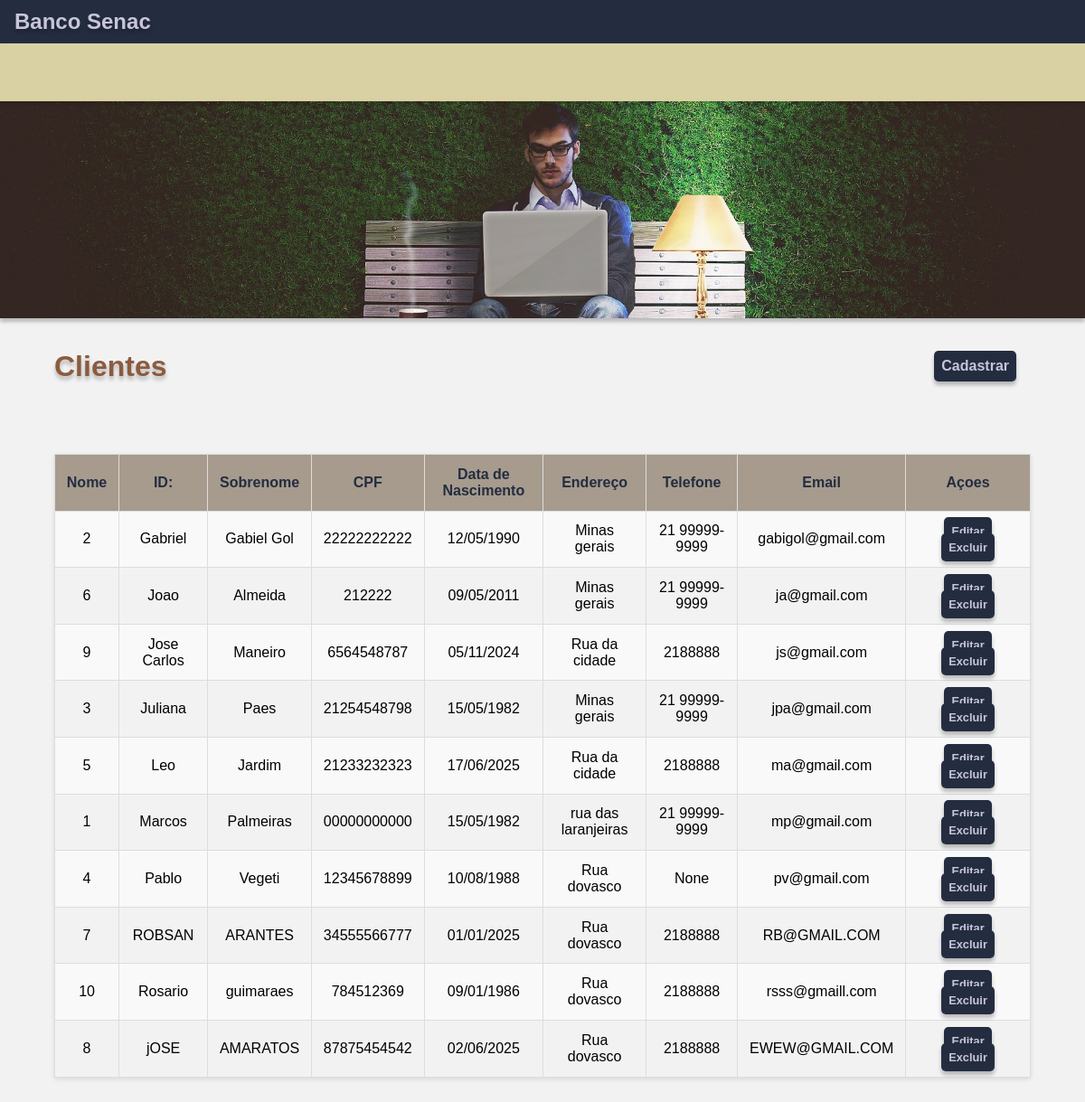
The page /cliente_tabela/ on the database its author committed.
### clientes/models.py (models this page shows, shortened)
class Cliente(models.Model):
    nome = models.CharField(max_length=100) # Nome do cliente, string de até 100 caracteres
    sobrenome = models.CharField(max_length=100) # Sobrenome do cliente, string de até 100 caracteres
    cpf = models.CharField(max_length=11, unique=True) # CPF do cliente, string de 11 caracteres, deve ser único
    data_nascimento = models.DateField() # Data de nascimento do cliente
    endereco = models.CharField(max_length=200) # Endereço completo do cliente, string de até 200 caracteres
    telefone = models.CharField(max_length=20, blank=True, null=True) # Telefone do cliente, opcional (blank=True, null=True)
    email = models.EmailField(unique=True) # Email do cliente, deve ser único e formatado como email
    data_cadastro = models.DateTimeField(auto_now_add=True) # Data e hora do cadastro, preenchido automaticamente na criação
    class Meta:
        verbose_name = "Cliente" # Nome singular amigável para o modelo no painel administrativo
        verbose_name_plural = "Clientes" # Nome plural amigável para o modelo no painel administrativo
        ordering = ['nome', 'sobrenome'] # Define a ordem padrão dos registros ao consultá-los

### clientes/views.py (the view)
# urls.py: path('cliente_tabela/', Listagem.as_view(), name="lista_cliente"),
class Listagem(ListView):
    model = Cliente #Conecta ao modelo de banco de dados, E Retorna uma lista chamamda cliente_list
    template_name = 'clientes/list_cliente.html'#Conecta ao arquivo html do templates

### clientes/templates/clientes/list_cliente.html
{% extends 'base.html' %}
{% block content %}
    <section>
        <div class="titulo"><h2>Clientes</h2></div>
        <div ><a href="{% url 'cliente_create'%}" class="botao">Cadastrar</a></div>
    </section>
    <section>
        <table>
            <tr>
            <th>Nome</th>
                <th>ID:</th>
                <th>Sobrenome</th>
                <th>CPF</th>
                <th>Data de Nascimento</th>
                <th>Endereço</th>
                <th>Telefone</th>
                <th>Email</th>
                <th>Açoes</th>
            </tr>
            {% for cliente in cliente_list %}
            <tr>
                <td>{{cliente.id}}</td>
                <td>{{cliente.nome}}</td>
                <td>{{cliente.sobrenome}}</td>
                <td>{{cliente.cpf}}</td>
                <td>{{cliente.data_nascimento | date:"d/m/Y"}}</td>
                <td>{{cliente.endereco}}</td>
                <td>{{cliente.telefone}}</td>
                <td>{{cliente.email}}</td>
            <td>
                <a href="{% url 'cliente_update' cliente.id %}">Editar</a>
                <a href="">Excluir</a>
            </td>
            </tr>
            {% endfor  %}
        </table>
    </section>
{% endblock %}

### clientes/templates/base.html (shortened to what this page needs)
{% load static %}
<!DOCTYPE html>
<html lang="pt-br">
<head>
    <link rel="stylesheet" href="{% static 'css/cliente.css' %}">
</head>
<body>
    <header>
       {% include 'componentes/header.html' %}
    </header>
    <main>
       {% block content %} {% endblock %}
    </main>
</body>
</html>

### clientes/templates/componentes/header.html
{% load static %}
<section class='bar_um'>
    <h1><a href="{% url 'home_banco' %}">Banco Senac</a></h1>
</section>
<section class='bar_dois'></section>
<section>
    <img class="banner" src="{% static 'img/banner01.jpg' %}" alt="">
</section>

### clientes/static/css/cliente.css (style rules this page uses)
* { border: 0; padding: 0; margin: 0; font-family: 'ADLaM Display', Arial, sans-serif; }
body { background-color: #F2F2F2; }
.bar_um { width: 100vw; height: 6vh; background-color: #242D40; display: flex; justify-content: left; align-items: center; }
.bar_um h1 a { text-decoration: none; text-shadow: 0px 4px 4px rgba(0, 0, 0, 0.25); color: #C8C5D9; font-family: "Arial", sans-serif; font-weight: bold; font-size: 1.5rem; margin-left: 1rem; text-decoration: none; }
.banner { width: 100vw; height: 30vh; opacity: 92%; box-shadow: 0px 4px 4px rgba(0, 0, 0, 0.25) }
.bar_dois { width: 100vw; height: 8vh; background-color: #D9D0A3; display: flex; justify-content: center; align-items: center; box-shadow: 0px 4px 4px rgba(0, 0, 0, 0.25); }
main { display: flex; justify-content: center; align-items: center; flex-direction: column; width: 100vw; height: auto; }
main section { display:flex ; justify-content: space-between; align-items: center; width: 90vw; height: auto; font-family: "Arial"; margin: 1rem auto; }
main section h2 { color: #8C5B3E; text-shadow: 0px 4px 4px rgba(0, 0, 0, 0.25); font-family: "Arial", sans-serif; font-weight: bold; font-size: 2rem; }
main section a { display: flex; justify-self: center; align-items: center; width: auto; padding: 0.5rem ; margin: 1rem; box-shadow: 0px 4px 4px rgba(0, 0, 0, 0.25); background-color: #242D40; color: #C8C5D9; border-radius: 5px; font-size: 1rem; font-weight: bold; text-align: center; text-decoration: none; transition: background-color 0.3s ease; }
table { width: 90vw; border-collapse: collapse; margin: 2rem auto; box-shadow: 0px 2px 5px rgba(0, 0, 0, 0.1); }
th, td { width: auto; border: 1px solid #ddd; padding: 0.8rem; text-align: center; }
td a { display: inline !important; justify-content: center !important; width: auto !important; padding: 0.5rem ; margin: 1rem; color: #C8C5D9; border-radius: 5px; font-size: 0.8rem !important; }
th { background-color: #A69B8D; color: #242D40; text-align: center; font-weight: bold; }
tr:nth-child(even) { background-color: #f9f9f9; }

### rows shown on the page
Cliente: id "2", nome "Gabriel", sobrenome "Gabiel Gol", cpf "22222222222", data_nascimento "12/05/1990", endereco "Minas gerais", telefone "21 99999-9999", email "gabigol@gmail.com"
Cliente: id "6", nome "Joao", sobrenome "Almeida", cpf "212222", data_nascimento "09/05/2011", endereco "Minas gerais", telefone "21 99999-9999", email "ja@gmail.com"
Cliente: id "9", nome "Jose Carlos", sobrenome "Maneiro", cpf "6564548787", data_nascimento "05/11/2024", endereco "Rua da cidade", telefone "2188888", email "js@gmail.com"
Cliente: id "3", nome "Juliana", sobrenome "Paes", cpf "21254548798", data_nascimento "15/05/1982", endereco "Minas gerais", telefone "21 99999-9999", email "jpa@gmail.com"
Cliente: id "5", nome "Leo", sobrenome "Jardim", cpf "21233232323", data_nascimento "17/06/2025", endereco "Rua da cidade", telefone "2188888", email "ma@gmail.com"
Cliente: id "1", nome "Marcos", sobrenome "Palmeiras", cpf "00000000000", data_nascimento "15/05/1982", endereco "rua das laranjeiras", telefone "21 99999-9999", email "mp@gmail.com"
Cliente: id "4", nome "Pablo", sobrenome "Vegeti", cpf "12345678899", data_nascimento "10/08/1988", endereco "Rua dovasco", telefone "None", email "pv@gmail.com"
Cliente: id "7", nome "ROBSAN", sobrenome "ARANTES", cpf "34555566777", data_nascimento "01/01/2025", endereco "Rua dovasco", telefone "2188888", email "RB@GMAIL.COM"
Cliente: id "10", nome "Rosario", sobrenome "guimaraes", cpf "784512369", data_nascimento "09/01/1986", endereco "Rua dovasco", telefone "2188888", email "rsss@gmaill.com"
Cliente: id "8", nome "jOSE", sobrenome "AMARATOS", cpf "87875454542", data_nascimento "02/06/2025", endereco "Rua dovasco", telefone "2188888", email "EWEW@GMAIL.COM"
